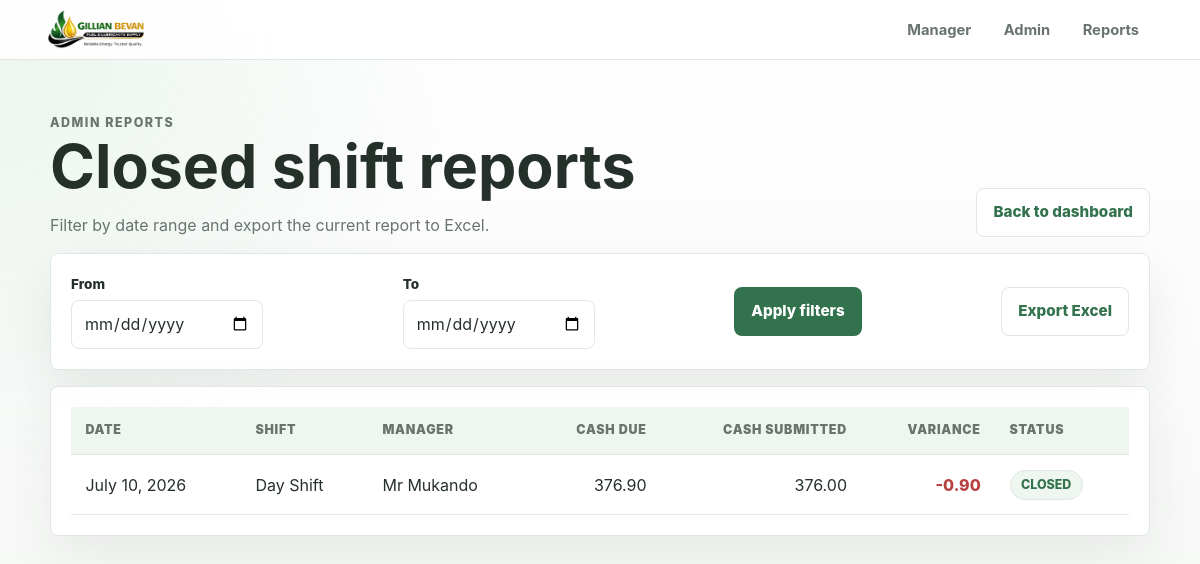
/admin-dashboard/reports/ (signed in), run on the app's committed database.
### main/models.py (models this page shows, shortened)
class Shift(models.Model):
    SHIFT_TYPE_CHOICES = [
        ("day", "Day Shift"),
        ("night", "Night Shift"),
    ]
    STATUS_CHOICES = [
        ("open", "Open"),
        ("closed", "Closed"),
    ]
    shift_date = models.DateField()
    shift_type = models.CharField(max_length=10, choices=SHIFT_TYPE_CHOICES)
    manager = models.ForeignKey(Manager, on_delete=models.PROTECT, related_name="shifts")
    status = models.CharField(max_length=10, choices=STATUS_CHOICES, default="open")
    cash_submitted = models.DecimalField(max_digits=12, decimal_places=2,
                                          null=True, blank=True)
    opened_at = models.DateTimeField(auto_now_add=True)
    closed_at = models.DateTimeField(null=True, blank=True)
    class Meta:
        unique_together = ("shift_date", "shift_type")
        ordering = ["-shift_date", "shift_type"]
    @property
    def cash_due_total(self):
        return sum((r.cash_due for r in self.meter_readings.all()), start=0)
    @property
    def variance(self):
        if self.cash_submitted is None:
            return None
        return self.cash_submitted - self.cash_due_total

class Manager(models.Model):
    name = models.CharField(max_length=100, unique=True)
    active = models.BooleanField(default=True)
    created_at = models.DateTimeField(auto_now_add=True)
    class Meta:
        ordering = ["name"]
    def __str__(self):
        return self.name

class MeterReading(models.Model):
    shift = models.ForeignKey(Shift, on_delete=models.CASCADE, related_name="meter_readings")
    pump = models.ForeignKey(Pump, on_delete=models.PROTECT, related_name="readings")
    opening_reading = models.DecimalField(max_digits=12, decimal_places=2)
    closing_reading = models.DecimalField(max_digits=12, decimal_places=2)
    price_snapshot = models.DecimalField(max_digits=10, decimal_places=2)
    created_at = models.DateTimeField(auto_now_add=True)
    class Meta:
        unique_together = ("shift", "pump")
    @property
    def litres_sold(self):
        return self.closing_reading - self.opening_reading
    @property
    def cash_due(self):
        return self.litres_sold * self.price_snapshot

### main/views.py (the view)
# urls.py: path("admin-dashboard/reports/", views.reports, name="reports"),
@login_required
def reports(request):
    date_from = request.GET.get("from")
    date_to = request.GET.get("to")
    shifts = Shift.objects.filter(status="closed").select_related("manager")
    if date_from:
        shifts = shifts.filter(shift_date__gte=date_from)
    if date_to:
        shifts = shifts.filter(shift_date__lte=date_to)
    shifts = shifts.order_by("-shift_date", "shift_type")
    paginator = Paginator(shifts, 30)
    page_obj = paginator.get_page(request.GET.get("page"))
    return render(request, "main/admin/reports.html", {
        "page_obj": page_obj,
        "date_from": date_from or "",
        "date_to": date_to or "",
    })

### main/templates/main/admin/reports.html (shortened to what this page needs)
{% extends 'main/layout.html' %}
{% block content %}
<section class="screen-header">
    <div>
        <p class="section-kicker">Admin reports</p>
        <h1>Closed shift reports</h1>
        <p>Filter by date range and export the current report to Excel.</p>
    </div>
    <a class="button button-secondary" href="{% url 'main:dashboard' %}">Back to dashboard</a>
</section>
<form method="get" class="filter-bar">
    <div class="field-group">
        <label for="from">From</label>
        <input id="from" type="date" name="from" value="{{ date_from }}">
    </div>
    <div class="field-group">
        <label for="to">To</label>
        <input id="to" type="date" name="to" value="{{ date_to }}">
    </div>
    <button class="button button-primary" type="submit">Apply filters</button>
    <a class="button button-secondary" href="{% url 'main:export_excel' %}?from={{ date_from }}&amp;to={{ date_to }}">Export Excel</a>
</form>
<section class="detail-panel">
    <div class="table-wrap">
        <table>
            <thead>
                <tr>
                    <th>Date</th>
                    <th>Shift</th>
                    <th>Manager</th>
                    <th class="number">Cash due</th>
                    <th class="number">Cash submitted</th>
                    <th class="number">Variance</th>
                    <th>Status</th>
                </tr>
            </thead>
            <tbody>
                {% for shift in page_obj %}
                    <tr>
                        <td>{{ shift.shift_date }}</td>
                        <td>{{ shift.get_shift_type_display }}</td>
                        <td>{{ shift.manager }}</td>
                        <td class="number">{{ shift.cash_due_total|floatformat:2 }}</td>
                        <td class="number">{{ shift.cash_submitted|floatformat:2 }}</td>
                        <td class="number {% if shift.variance < 0 %}text-danger{% elif shift.variance > 0 %}text-success{% endif %}">
                            {{ shift.variance|floatformat:2 }}
                        </td>
                        <td><span class="badge">{{ shift.status }}</span></td>
                    </tr>
                {% empty %}
                    <tr>
                        <td colspan="7" class="empty-state">No closed shifts match this filter.</td>
                    </tr>
                {% endfor %}
            </tbody>
        </table>
    </div>
</section>
{% endblock %}

### static/static_files/css/main.css (style rules this page uses)
:root { --color-bg: #f7f9f7; --color-surface: #ffffff; --color-surface-soft: #eef6ef; --color-text: #25302b; --color-muted: #69746f; --color-border: #dfe8e2; --color-green: #76b985; --color-green-dark: #32724c; --color-yellow: #fff2ad; --color-yellow-dark: #d6a936; --color-gray: #c8cacc; --color-danger: #b94040; --color-success: #2f7b50; --shadow-soft: 0 18px 50px rgba(37, 48, 43, 0.08); --radius: 8px; }
* { box-sizing: border-box; }
html { min-width: 320px; }
body { margin: 0; background: radial-gradient(circle at top left, rgba(118, 185, 133, 0.14), transparent 30rem), linear-gradient(180deg, #ffffff 0%, var(--color-bg) 100%); color: var(--color-text); font-family: -apple-system, BlinkMacSystemFont, "Segoe UI", Roboto, Oxygen, Ubuntu, Cantarell, "Open Sans", "Helvetica Neue", sans-serif; font-size: 16px; line-height: 1.5; }
a { color: var(--color-green-dark); text-decoration: none; }
.hero-panel, .narrow-panel, .detail-panel, .form-panel, .filter-bar { background: rgba(255, 255, 255, 0.95); border: 1px solid var(--color-border); border-radius: var(--radius); box-shadow: var(--shadow-soft); }
.section-kicker { color: var(--color-yellow-dark); font-size: 0.78rem; font-weight: 800; letter-spacing: 0.12em; margin: 0 0 0.65rem; text-transform: uppercase; }
h1, h2 { line-height: 1.1; margin: 0; }
h1 { font-size: clamp(2rem, 6vw, 3.8rem); }
.lead, .panel-heading p, .screen-header p { color: var(--color-muted); margin: 0.85rem 0 0; max-width: 46rem; }
.button { align-items: center; border: 1px solid transparent; border-radius: var(--radius); cursor: pointer; display: inline-flex; font: inherit; font-size: 0.95rem; font-weight: 800; justify-content: center; min-height: 2.8rem; padding: 0.75rem 1rem; }
.button-primary { background: var(--color-green-dark); color: #ffffff; }
.button-secondary { background: #ffffff; border-color: var(--color-border); color: var(--color-green-dark); }
.screen-header { align-items: end; display: flex; gap: 1rem; justify-content: space-between; margin-bottom: 1rem; }
.form-panel, .filter-bar { display: grid; gap: 1rem; padding: 1.25rem; }
.field-group { display: grid; gap: 0.35rem; }
label { color: var(--color-text); font-size: 0.85rem; font-weight: 800; }
input, select { background: #ffffff; border: 1px solid var(--color-border); border-radius: var(--radius); color: var(--color-text); font: inherit; min-height: 2.75rem; padding: 0.65rem 0.75rem; width: 100%; }
.table-form, .detail-panel { margin-top: 1rem; }
.detail-panel { padding: 1.25rem; }
.table-wrap { overflow-x: auto; }
table { border-collapse: collapse; min-width: 760px; width: 100%; }
th, td { border-bottom: 1px solid var(--color-border); padding: 0.9rem; text-align: left; vertical-align: middle; }
th { background: var(--color-surface-soft); color: var(--color-muted); font-size: 0.78rem; font-weight: 900; letter-spacing: 0.06em; text-transform: uppercase; }
.number { text-align: right; }
.list-row, .panel-heading-row, .filter-bar { align-items: center; display: flex; gap: 1rem; justify-content: space-between; }
.filter-bar { flex-wrap: wrap; margin-bottom: 1rem; }
.filter-bar .field-group { min-width: 12rem; }
.badge { background: var(--color-surface-soft); border: 1px solid var(--color-border); border-radius: 999px; color: var(--color-green-dark); display: inline-flex; font-size: 0.78rem; font-weight: 800; padding: 0.3rem 0.65rem; text-transform: uppercase; }
.text-danger { color: var(--color-danger); font-weight: 800; }

### data on the page
Shift: shift_date "July 10, 2026", shift_type "Day Shift", manager "Mr Mukando", cash_due_total "376.90", cash_submitted "376.00", variance "-0.90", status "CLOSED"
